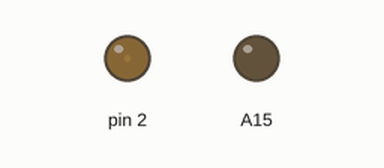
A sketch run on a simulated Arduino Mega 2560, built with avr-gcc and run on an emulated ATmega2560. Shown: output pins drawn as LEDs (lit = HIGH).

Above: at 0.05 s.
At 0.5 s:
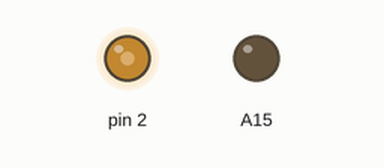
At 0.95 s:
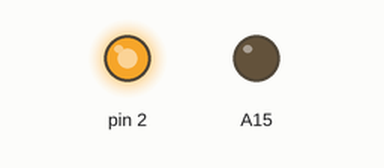
At 1.8 s:
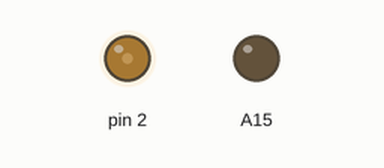
Timing chart, 0 to 4.7 s (numbered marks = the images above):
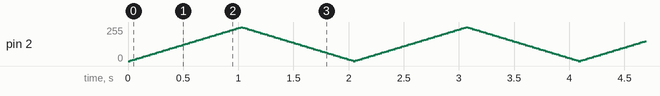

The sketch:

3-2-1.ino
```cpp
int brightness = 0 ;
int fade=5;
int delayduration = 20;
#define output OUTPUT
#define low LOW

void setup()
{
    pinMode(2, output);
    pinMode(A15, output);
    digitalWrite(A15, low);
}

void loop()
{
    analogWrite(2, brightness);
    brightness = brightness + fade;
    if( brightness <= 0 || brightness >= 255 )
    {
        fade = -fade;
    }
    delay( delayduration );
}
```
